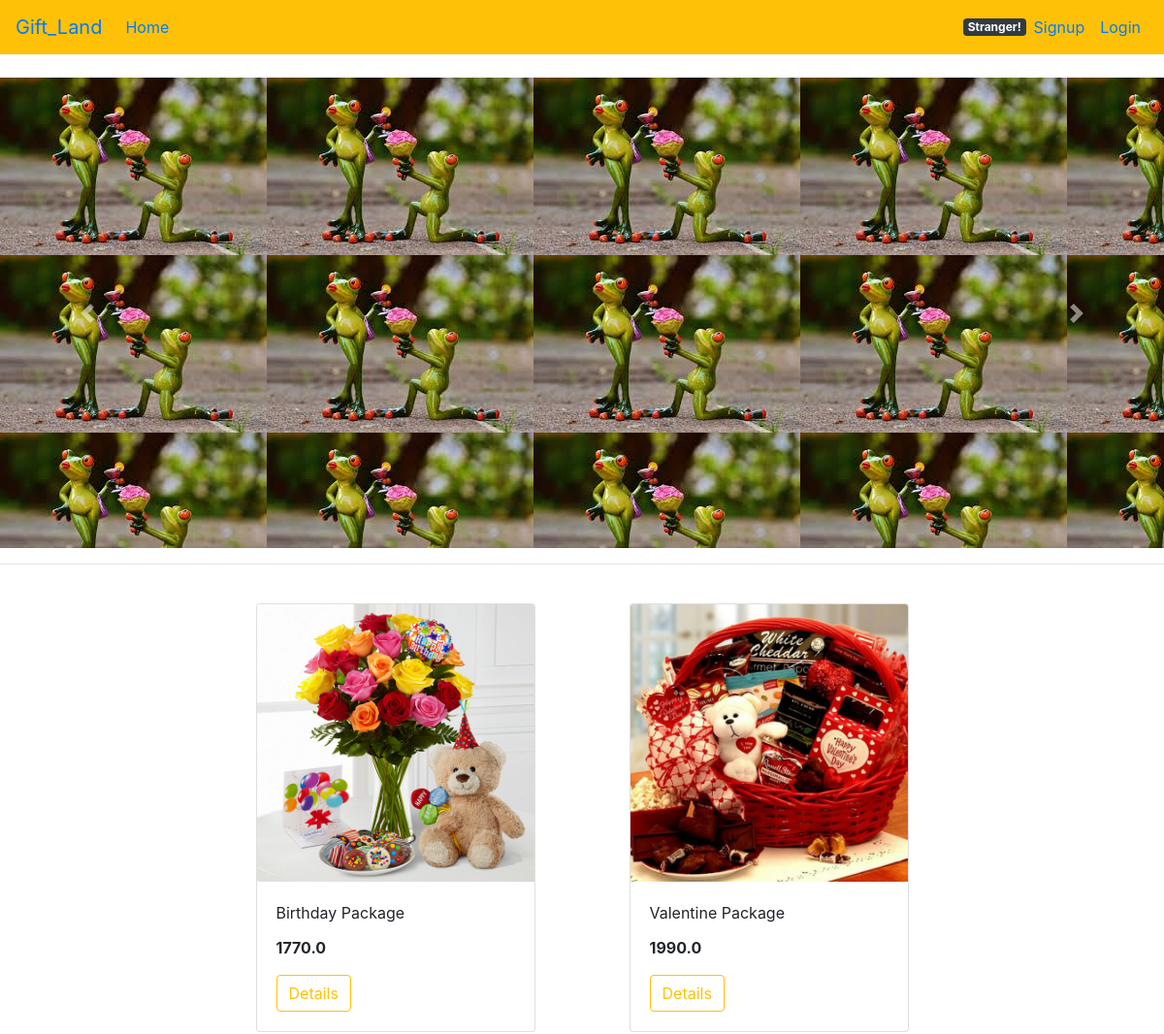
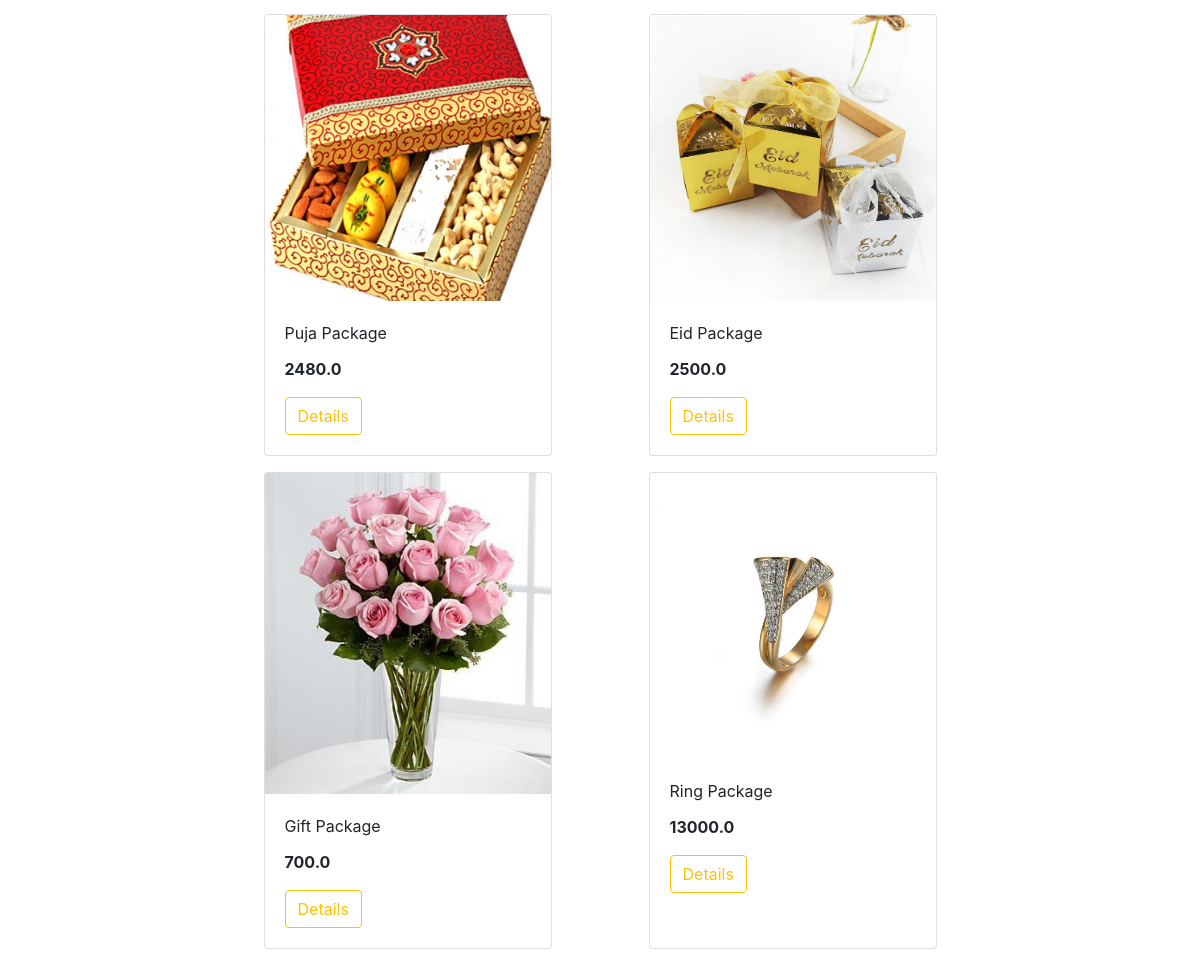
Before: / with the older database file (2 pictures, top to bottom).
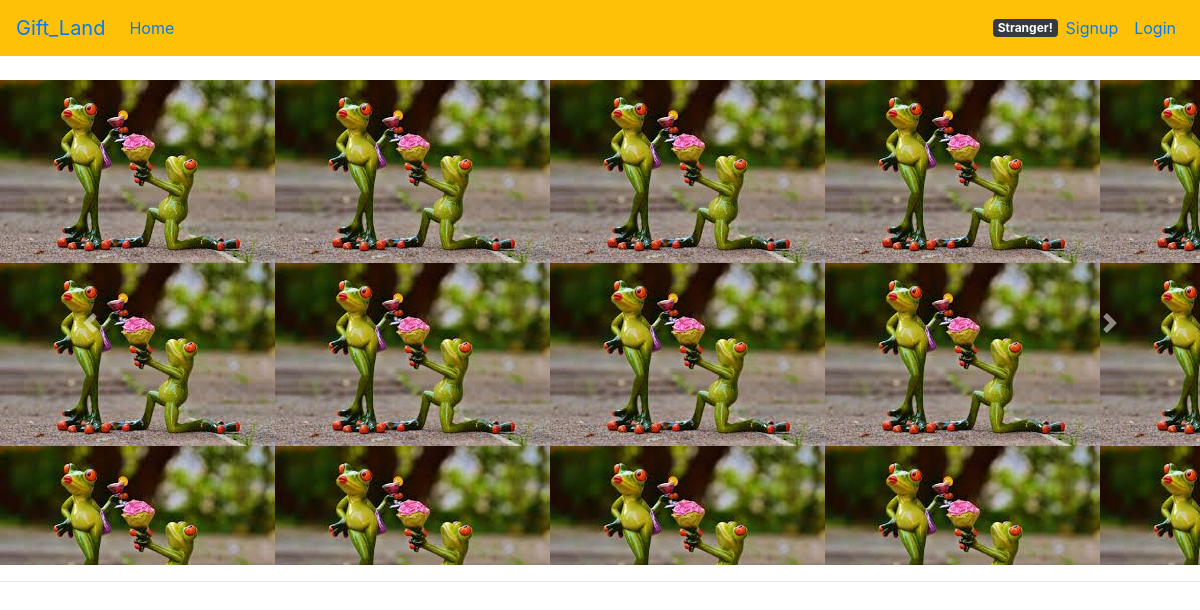
After: the same page with the newer database file.
### ProductView/models.py (models this page shows, shortened)
class Product(models.Model):
    p_id = models.IntegerField(default=0)
    p_name = models.CharField(max_length=100)
    p_price = models.FloatField(blank=True)
    description = models.TextField(blank=True)
    category = models.CharField(max_length=100)
    p_image = models.ImageField(upload_to='product/images')

### ProductView/views.py (the view)
# urls.py: path('', viewproduct.ShowProducts),
def ShowProducts(request):
    products = Product.objects.all()
    context = {
        'products': products,
    }
    return render(request, 'ProductHtml/index.html', context)

### templates/ProductHtml/index.html
{% extends 'base.html' %}
{% block content %}
{% include 'slider.html' %}
<br>
<div id="products" class="col-lg-8 mx-auto">
	<div class="row mx-auto" >
		{% for i in products %}
		<div class="card mx-auto mb-3" style="width: 18rem;">
		<img src="{{i.p_image.url }}" class="card-img-top" alt="...">
		<div class="card-body">
		<p class="card-title">{{i.p_name}}</p>
        <p class="card-text"><b>{{i.p_price}}</b></p>
        <a href="{{ i.id }}">
        <button type="button" class="btn btn-outline-warning">Details</button>
        </a>
        </div>
		</div>
		{% endfor %}
	</div>
</div>
{% endblock %}

Changed rows visible on the page:
removed Product: p_image (picture), p_name "Birthday Package", p_price "1770.0"
removed Product: p_image (picture), p_name "Valentine Package", p_price "1990.0"
removed Product: p_image (picture), p_name "Puja Package", p_price "2480.0"
removed Product: p_image (picture), p_name "Eid Package", p_price "2500.0"
removed Product: p_image (picture), p_name "Gift Package", p_price "700.0"
removed Product: p_image (picture), p_name "Ring Package", p_price "13000.0"
